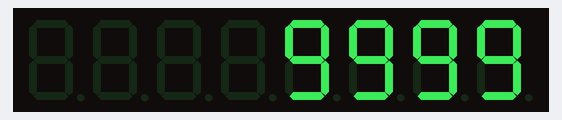
This sketch was run on a simulated Arduino Uno, built with avr-gcc and run on an emulated ATmega328P. Shown: 8-digit seven-segment display.

Above: at 0.1 s.
At 2.1 s:
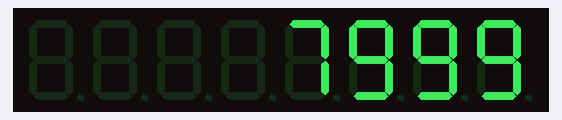
At 7.1 s:
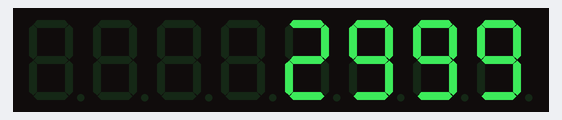
At 19.1 s:
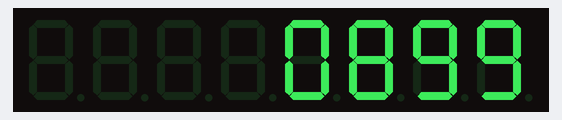
At 28.1 s:
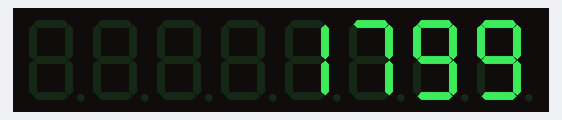
At 38.1 s:
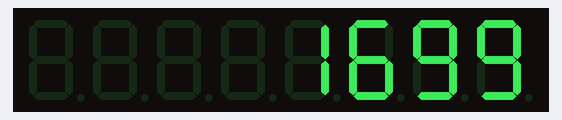

Measured:
- what the display in image 1 shows lasts 1.0 s, from 2.0 s to 3.0 s

The sketch:

single_display_test_1.ino
```cpp
// Proof of concept to drive a single 4 digit 7-segment display
// Arduino pins: D7=DIN, D6=CLK, D5=LOAD/CS

#include "LedControl.h"

LedControl lc = LedControl(7,6,5,1);

void setup() {
  lc.shutdown(0,false);
  lc.setIntensity(0,6);
  lc.clearDisplay(0);
}

void displayNumber(int num) {
  int d0 = num % 10;
  int d1 = (num / 10) % 10;
  int d2 = (num / 100) % 10;
  int d3 = (num / 1000) % 10;

  // reverse digit order for natural left‑to‑right counting
  lc.setDigit(0,3,d0,false);
  lc.setDigit(0,2,d1,false);
  lc.setDigit(0,1,d2,false);
  lc.setDigit(0,0,d3,false);
}

void loop() {
  for(int n = 9999; n >= 0; n--) {
    displayNumber(n);
    delay(1000);
  }
}
```
